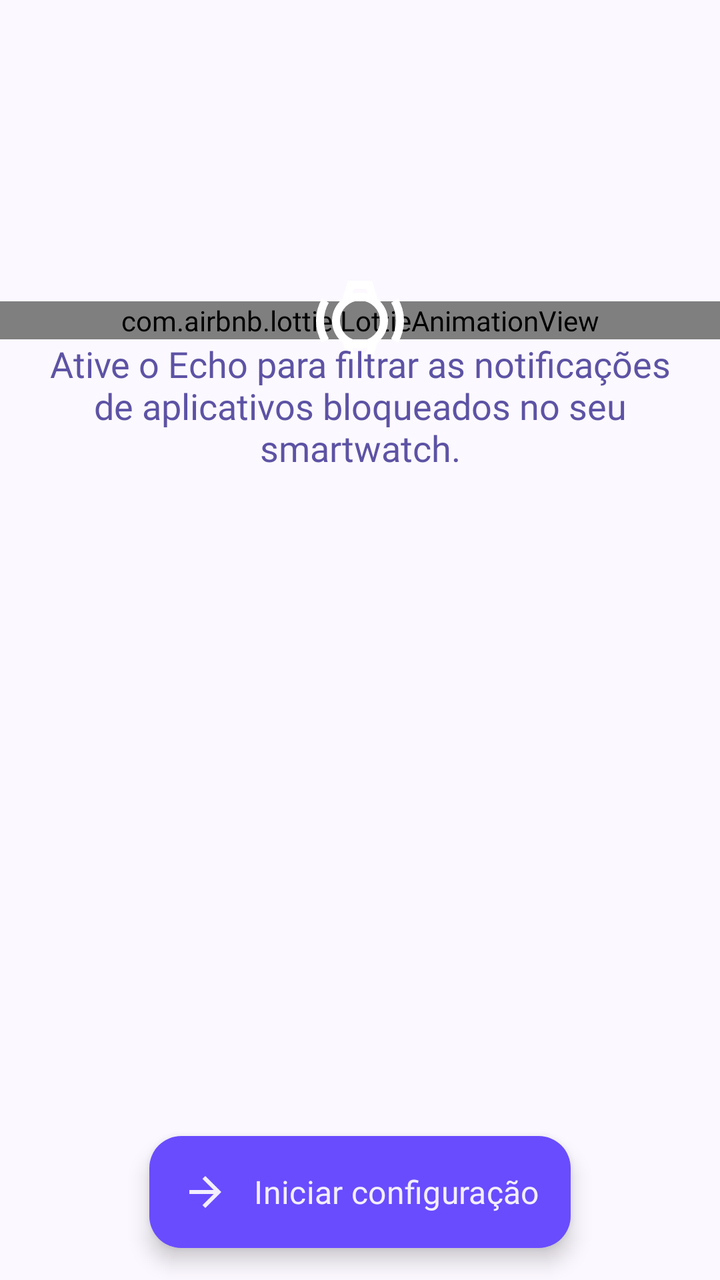
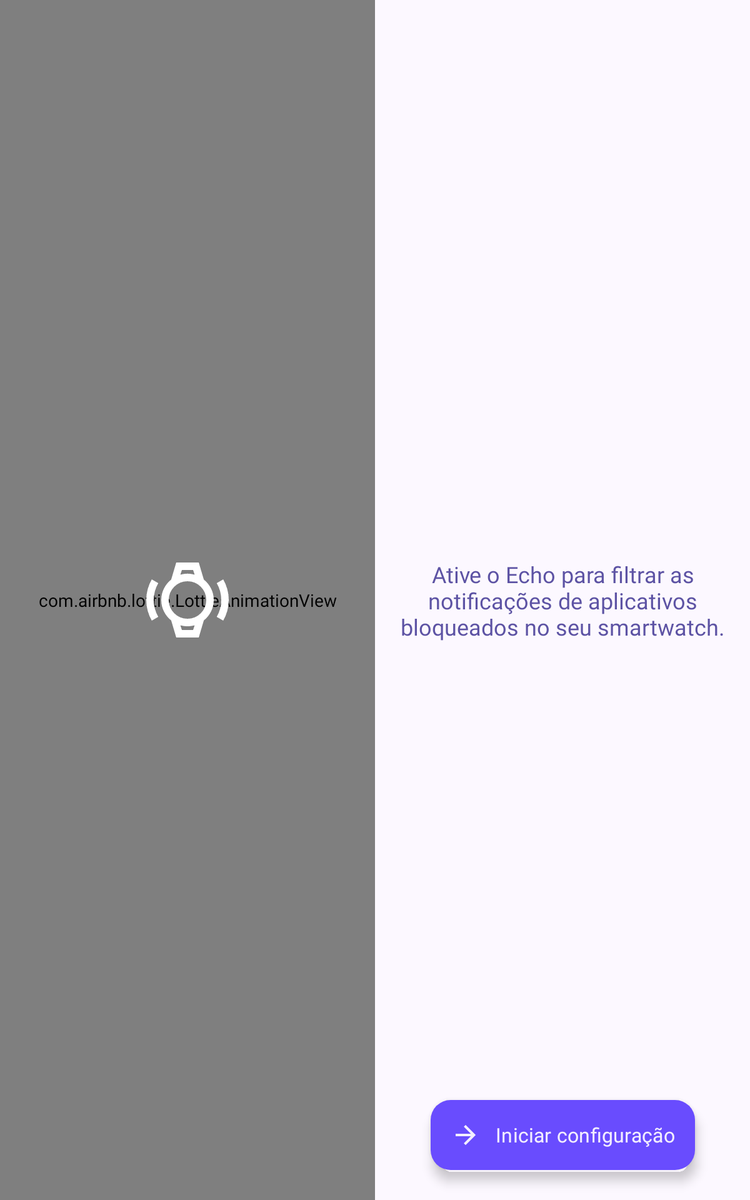

The same Android screen from two of the app's own layout files: first res/layout/ as a phone draws it, then the repository's variant for another configuration, drawn on a device whose configuration selects that folder. Both files follow.
<!-- AndroidManifest.xml: application theme AppTheme -->
<!-- res/layout/fragment_echo_intro.xml -->
<?xml version="1.0" encoding="utf-8"?>
<androidx.constraintlayout.widget.ConstraintLayout xmlns:android="http://schemas.android.com/apk/res/android"
    xmlns:app="http://schemas.android.com/apk/res-auto"
    xmlns:tools="http://schemas.android.com/tools"
    android:id="@+id/window_parent"
    android:layout_width="match_parent"
    android:layout_height="match_parent"
    android:animateLayoutChanges="true"
    tools:background="?AppColorBackground">

    <androidx.constraintlayout.widget.Guideline
        android:id="@+id/guide"
        android:layout_width="match_parent"
        android:layout_height="0dp"
        android:orientation="horizontal"
        app:layout_constraintGuide_percent="0.5" />

    <com.airbnb.lottie.LottieAnimationView
        android:id="@+id/lottie_view"
        android:layout_width="0dp"
        android:layout_height="wrap_content"
        app:layout_constraintBottom_toTopOf="@id/guide"
        app:layout_constraintEnd_toEndOf="parent"
        app:layout_constraintStart_toStartOf="parent"
        app:layout_constraintTop_toTopOf="parent"

        app:lottie_autoPlay="true"
        app:lottie_fileName="ripple_anim.json"
        app:lottie_repeatCount="-1"
        app:lottie_repeatMode="restart"
        app:lottie_speed="2" />

    <androidx.appcompat.widget.AppCompatImageView
        android:layout_width="48dp"
        android:layout_height="48dp"
        android:tint="@android:color/white"
        app:layout_constraintBottom_toBottomOf="@id/lottie_view"
        app:layout_constraintEnd_toEndOf="@id/lottie_view"
        app:layout_constraintStart_toStartOf="@id/lottie_view"
        app:layout_constraintTop_toTopOf="@id/lottie_view"
        app:srcCompat="@drawable/vec_echo" />

    <TextView
        android:id="@+id/tv_introduction"
        android:layout_width="wrap_content"
        android:layout_height="wrap_content"
        android:elevation="2dp"
        android:fontFamily="@font/urbanist_extrabold"
        android:maxWidth="500dp"
        android:paddingStart="16dp"
        android:paddingEnd="16dp"
        android:text="@string/Ative_o_echo_para_silenciar_notifica_es_de_aplicativos_bloqueados_no_seu_smartwatch"
        android:textAlignment="center"
        android:textColor="?colorSecondary"
        android:textSize="18sp"
        app:layout_constraintEnd_toEndOf="parent"
        app:layout_constraintStart_toStartOf="parent"

        app:layout_constraintTop_toBottomOf="@id/lottie_view" />


    <com.google.android.material.floatingactionbutton.ExtendedFloatingActionButton
        android:id="@+id/fab"
        android:layout_width="wrap_content"
        android:layout_height="wrap_content"
        android:layout_marginBottom="16dp"
        android:drawablePadding="16dp"
        android:elevation="2dp"
        android:paddingStart="16dp"
        android:paddingEnd="16dp"
        android:text="@string/iniciar_configura_o"
        android:textSize="16sp"
        app:icon="@drawable/vec_start_setup"
        app:layout_constraintBottom_toBottomOf="parent"
        app:layout_constraintEnd_toEndOf="parent"
        app:layout_constraintStart_toStartOf="parent" />

</androidx.constraintlayout.widget.ConstraintLayout>
<!-- resources referenced by this layout -->
<resources>
  <!-- drawable vec_start_setup (drawable) -->
  <vector xmlns:android="http://schemas.android.com/apk/res/android"
      android:width="24dp"
      android:height="24dp"
      android:viewportWidth="960"
      android:viewportHeight="960">
      <path
          android:fillColor="?colorPrimary"
          android:pathData="M647,520L160,520v-80h487L423,216l57,-56 320,320 -320,320 -57,-56 224,-224Z" />
  </vector>
  <string name="Ative_o_echo_para_silenciar_notifica_es_de_aplicativos_bloqueados_no_seu_smartwatch">Ative o Echo para filtrar as notificações de aplicativos bloqueados no seu smartwatch.</string>
  <string name="iniciar_configura_o">Iniciar configuração</string>
  <color name="md_theme_primary">#502AE5</color>
  <color name="md_theme_onPrimary">#FFFFFF</color>
  <color name="md_theme_primaryContainer">#694CFE</color>
  <color name="md_theme_onPrimaryContainer">#F3EEFF</color>
  <color name="md_theme_secondary">#5D53A4</color>
  <color name="md_theme_onSecondary">#FFFFFF</color>
  <color name="md_theme_secondaryContainer">#B1A6FE</color>
  <color name="md_theme_onSecondaryContainer">#423787</color>
  <color name="md_theme_tertiary">#9A0098</color>
  <color name="md_theme_onTertiary">#FFFFFF</color>
  <color name="md_theme_tertiaryContainer">#B82EB3</color>
  <color name="md_theme_onTertiaryContainer">#FFECF7</color>
  <color name="md_theme_error">#BA1A1A</color>
  <color name="md_theme_onError">#FFFFFF</color>
  <color name="md_theme_errorContainer">#FFDAD6</color>
  <color name="md_theme_onErrorContainer">#93000A</color>
  <color name="md_theme_background">#FCF8FF</color>
  <color name="container_background">#1A502AE5</color>
  <color name="md_theme_onBackground">#1C1A24</color>
  <color name="md_theme_surface">#FCF8FF</color>
  <color name="md_theme_onSurface">#1C1A24</color>
  <color name="md_theme_surfaceVariant">#E5E0F5</color>
  <color name="md_theme_onSurfaceVariant">#474556</color>
  <color name="md_theme_outline">#787588</color>
  <color name="md_theme_outlineVariant">#C9C4D9</color>
  <color name="md_theme_inverseSurface">#312F3A</color>
  <color name="md_theme_inverseOnSurface">#F4EEFD</color>
  <color name="md_theme_inversePrimary">#C8BFFF</color>
  <color name="md_theme_primaryFixed">#E5DEFF</color>
  <color name="md_theme_onPrimaryFixed">#180064</color>
  <color name="md_theme_primaryFixedDim">#C8BFFF</color>
  <color name="md_theme_onPrimaryFixedVariant">#4108D8</color>
  <color name="md_theme_secondaryFixed">#E5DEFF</color>
  <color name="md_theme_onSecondaryFixed">#19055E</color>
  <color name="md_theme_secondaryFixedDim">#C8BFFF</color>
  <color name="md_theme_onSecondaryFixedVariant">#453B8B</color>
  <color name="md_theme_tertiaryFixed">#FFD7F5</color>
  <color name="md_theme_onTertiaryFixed">#380037</color>
  <color name="md_theme_tertiaryFixedDim">#FFABF2</color>
  <color name="md_theme_onTertiaryFixedVariant">#810080</color>
  <color name="md_theme_surfaceDim">#DDD8E6</color>
  <color name="md_theme_surfaceBright">#FCF8FF</color>
  <color name="md_theme_surfaceContainerLowest">#FFFFFF</color>
  <color name="md_theme_surfaceContainerLow">#F6F1FF</color>
  <color name="md_theme_surfaceContainer">#F1ECFA</color>
  <color name="md_theme_surfaceContainerHigh">#EBE6F4</color>
  <color name="md_theme_surfaceContainerHighest">#E5E0EF</color>
  <!-- drawable back_round_splash (drawable) -->
  <?xml version="1.0" encoding="utf-8"?>
  <shape xmlns:android="http://schemas.android.com/apk/res/android">
      <corners android:radius="100dp" />
  
      <gradient
          android:angle="180"
          android:endColor="@color/app_icon_bg_color_start"
          android:startColor="@color/app_icon_bg_color_start" />
      <size
          android:width="16dp"
          android:height="16dp" />
  </shape>
  <color name="app_icon_bg_color_start">#502AE5</color>
  <!-- some entries are left out for length -->
</resources>
<!-- res/layout-sw600dp/fragment_echo_intro.xml (the repository's variant of the layout above) -->
<!-- drawn on a 7-inch tablet held upright -->
<?xml version="1.0" encoding="utf-8"?>
<androidx.constraintlayout.widget.ConstraintLayout xmlns:android="http://schemas.android.com/apk/res/android"
    xmlns:app="http://schemas.android.com/apk/res-auto"
    xmlns:tools="http://schemas.android.com/tools"
    android:id="@+id/window_parent"
    android:layout_width="match_parent"
    android:layout_height="match_parent"
    android:animateLayoutChanges="true"
    tools:background="?AppColorBackground">

    <androidx.constraintlayout.widget.Guideline
        android:id="@+id/guide"
        android:layout_width="match_parent"
        android:layout_height="0dp"
        android:orientation="vertical"
        app:layout_constraintGuide_percent="0.5" />

    <com.airbnb.lottie.LottieAnimationView
        android:id="@+id/lottie_view"
        android:layout_width="0dp"
        android:layout_height="0dp"
        app:layout_constraintBottom_toBottomOf="parent"
        app:layout_constraintEnd_toStartOf="@id/guide"
        app:layout_constraintStart_toStartOf="parent"
        app:layout_constraintTop_toTopOf="parent"
        app:lottie_autoPlay="true"
        app:lottie_fileName="ripple_anim.json"
        app:lottie_repeatCount="-1"
        app:lottie_repeatMode="restart"
        app:lottie_speed="2" />

    <androidx.appcompat.widget.AppCompatImageView
        android:layout_width="72dp"
        android:layout_height="72dp"
        android:tint="@android:color/white"
        app:layout_constraintBottom_toBottomOf="@id/lottie_view"
        app:layout_constraintEnd_toEndOf="@id/lottie_view"
        app:layout_constraintStart_toStartOf="@id/lottie_view"
        app:layout_constraintTop_toTopOf="@id/lottie_view"
        app:srcCompat="@drawable/vec_echo" />

    <TextView
        android:id="@+id/tv_introduction"
        android:layout_width="0dp"
        android:layout_height="wrap_content"
        android:elevation="2dp"
        android:fontFamily="@font/urbanist_extrabold"
        android:maxWidth="500dp"
        android:paddingStart="16dp"
        android:paddingEnd="16dp"
        android:text="@string/Ative_o_echo_para_silenciar_notifica_es_de_aplicativos_bloqueados_no_seu_smartwatch"
        android:textAlignment="center"
        android:textColor="?colorSecondary"
        android:textSize="18sp"
        app:layout_constraintBottom_toBottomOf="parent"
        app:layout_constraintEnd_toEndOf="parent"
        app:layout_constraintStart_toStartOf="@id/guide"
        app:layout_constraintTop_toTopOf="parent" />


    <com.google.android.material.floatingactionbutton.ExtendedFloatingActionButton
        android:id="@+id/fab"
        android:layout_width="wrap_content"
        android:layout_height="wrap_content"
        android:layout_marginBottom="24dp"
        android:drawablePadding="16dp"
        android:elevation="2dp"
        android:paddingStart="16dp"
        android:paddingEnd="16dp"
        android:text="@string/iniciar_configura_o"
        android:textSize="16sp"
        app:icon="@drawable/vec_start_setup"
        app:layout_constraintBottom_toBottomOf="parent"
        app:layout_constraintEnd_toEndOf="@id/tv_introduction"
        app:layout_constraintStart_toStartOf="@id/tv_introduction" />

</androidx.constraintlayout.widget.ConstraintLayout>
